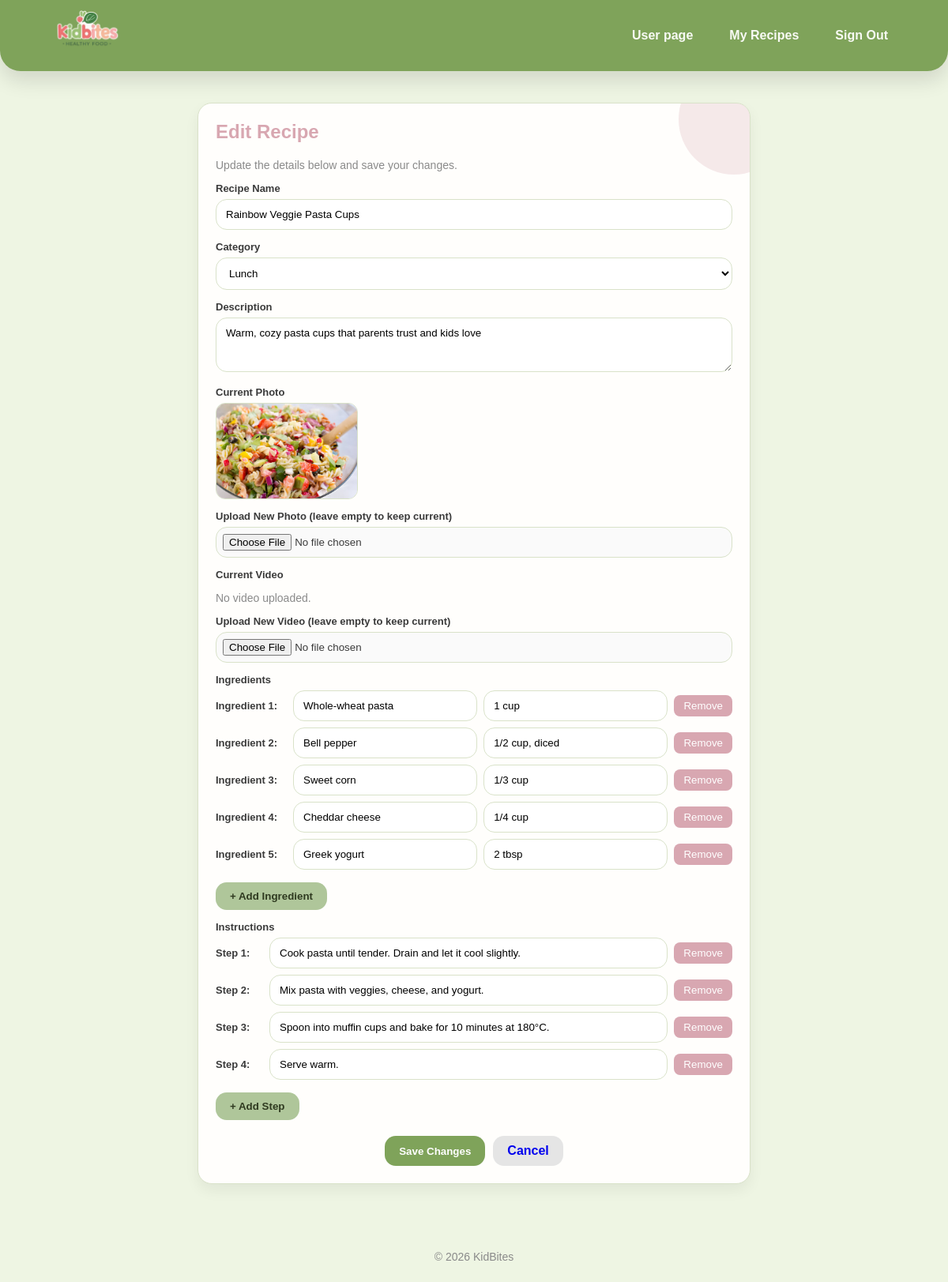
Page /edit-recipe.php?id=1 (signed in) on the committed database.
### tables this page shows
CREATE TABLE `recipe` (
  `id` int(11) NOT NULL,
  `userID` int(11) DEFAULT NULL,
  `categoryID` int(11) DEFAULT NULL,
  `name` varchar(100) DEFAULT NULL,
  `description` text,
  `photoFileName` varchar(255) DEFAULT NULL,
  `videoFilePath` varchar(255) DEFAULT NULL
);

CREATE TABLE `recipecategory` (
  `id` int(11) NOT NULL,
  `categoryName` varchar(50) NOT NULL
);

CREATE TABLE `ingredients` (
  `id` int(11) NOT NULL,
  `recipeID` int(11) DEFAULT NULL,
  `ingredientName` varchar(100) DEFAULT NULL,
  `ingredientQuantity` varchar(50) DEFAULT NULL
);

CREATE TABLE `instructions` (
  `id` int(11) NOT NULL,
  `recipeID` int(11) DEFAULT NULL,
  `step` text,
  `stepOrder` int(11) DEFAULT NULL
);

### edit-recipe.php (the view, shortened to what this page needs)
<?php
include "db.php";
$userID = $_SESSION['userID'];
$recipeID = (int) $_GET['id'];
$stmtRecipe = $conn->prepare(
    "SELECT * FROM recipe WHERE id = ? AND userID = ?"
);
$stmtRecipe->bind_param("ii", $recipeID, $userID);
$stmtRecipe->execute();
$recipe = $stmtRecipe->get_result()->fetch_assoc();
$categoriesResult = $conn->query("SELECT * FROM recipecategory");
$ingredientsResult = $conn->query(
    "SELECT * FROM ingredients WHERE recipeID = $recipeID"
);
$ingredients = [];
while ($row = $ingredientsResult->fetch_assoc()) {
    $ingredients[] = $row;
}
$instructionsResult = $conn->query(
    "SELECT * FROM instructions WHERE recipeID = $recipeID ORDER BY stepOrder ASC"
);
$instructions = [];
while ($row = $instructionsResult->fetch_assoc()) {
    $instructions[] = $row;
}
?>
<!DOCTYPE html>
<html lang="en">
<head>
    <link rel="stylesheet" href="style.css">
</head>
<body>
<header>
    <div class="container header-inner">
        <a class="brand" href="index.php">
            <img src="images/logo.png" alt="KidBites Logo" class="logo">
        </a>
        <nav class="nav">
            <a href="user.php">User page</a>
            <a href="my-recipes.php">My Recipes</a>
            <a href="index.php">Sign Out</a>
        </nav>
    </div>
</header>
<main>
    <div class="container">
        <section class="card" style="max-width:700px; margin:auto;">
            <h2>Edit Recipe</h2>
            <p class="hint">Update the details below and save your changes.</p>
            <form action="process-edit-recipe.php" method="POST" enctype="multipart/form-data">
                <div class="field">
                    <label>Recipe Name</label>
                    <input type="text" name="name"
                           value="<?= htmlspecialchars($recipe['name']) ?>" required>
                </div>
                <div class="field">
                    <label>Category</label>
                    <select name="categoryID" required>
                        <?php while ($cat = $categoriesResult->fetch_assoc()): ?>
                            <option value="<?= $cat['id'] ?>"
                                <?= ($cat['id'] == $recipe['categoryID']) ? 'selected' : '' ?>>
                                <?= htmlspecialchars($cat['categoryName']) ?>
                            </option>
                        <?php endwhile; ?>
                    </select>
                </div>
                <div class="field">
                    <label>Description</label>
                    <textarea name="description" rows="3" required><?= htmlspecialchars($recipe['description']) ?></textarea>
                </div>
                <div class="field">
                    <label>Current Photo</label>
                    <?php if (!empty($recipe['photoFileName'])): ?>
                        <div style="margin-bottom:10px;">
                            <img src="uploads/recipes/<?= htmlspecialchars($recipe['photoFileName']) ?>"
                                 alt="Current photo"
                                 style="width:180px; border-radius:12px; border:1px solid #d9e2c9;">
                        </div>
                    <?php endif; ?>
                    <label>Upload New Photo (leave empty to keep current)</label>
                    <input type="file" name="photo" accept="image/*">
                </div>
                <div class="field">
                    <label>Current Video</label>
                    <?php if (!empty($recipe['videoFilePath'])): ?>
                        <p class="hint">
                            Current video: <strong><?= htmlspecialchars($recipe['videoFilePath']) ?></strong>
                        </p>
                    <?php else: ?>
                        <p class="hint">No video uploaded.</p>
                    <?php endif; ?>
                    <label>Upload New Video (leave empty to keep current)</label>
                    <input type="file" name="video" accept="video/*">
                </div>
                <div class="field">
                    <label>Ingredients</label>
                    <div id="ingredientsContainer">
                        <?php foreach ($ingredients as $i => $ing): ?>
                            <div style="display:flex; align-items:center; gap:8px; margin-bottom:8px;">
                                <span style="font-size:13px; font-weight:700; min-width:90px;">
                                    Ingredient <?= $i + 1 ?>:
                                </span>
                                <input type="text" name="ingredientName[]"
                                       value="<?= htmlspecialchars($ing['ingredientName']) ?>"
                                       required style="flex:1;">
                                <input type="text" name="ingredientQuantity[]"
                                       value="<?= htmlspecialchars($ing['ingredientQuantity']) ?>"
                                       required style="flex:1;">
                                <button type="button" onclick="removeItem(this, 'ingredient')"
                                    style="background:#d8a7b1;color:white;border:none;border-radius:8px;padding:6px 12px;cursor:pointer;">
                                    Remove
                                </button>
                            </div>
                        <?php endforeach; ?>
                    </div>
                    <button type="button" class="btn btn-secondary" onclick="addIngredient()" style="margin-top:8px;">
                        + Add Ingredient
                    </button>
                </div>
                <div class="field">
                    <label>Instructions</label>
                    <div id="stepsContainer">
                        <?php foreach ($instructions as $i => $inst): ?>
                            <div style="display:flex; align-items:center; gap:8px; margin-bottom:8px;">
                                <span style="font-size:13px; font-weight:700; min-width:60px;">
                                    Step <?= $i + 1 ?>:
                                </span>
                                <input type="text" name="step[]"
                                       value="<?= htmlspecialchars($inst['step']) ?>"
                                       required style="flex:1;">
                                <button type="button" onclick="removeItem(this, 'step')"
                                    style="background:#d8a7b1;color:white;border:none;border-radius:8px;padding:6px 12px;cursor:pointer;">
                                    Remove
                                </button>
                            </div>
                        <?php endforeach; ?>
                    </div>
                    <button type="button" class="btn btn-secondary" onclick="addStep()" style="margin-top:8px;">
                        + Add Step
                    </button>
                </div>
                <div class="btn-row" style="justify-content:center; margin-top:20px;">
                    <button class="btn btn-primary" type="submit">Save Changes</button>
                    <a class="btn" href="my-recipes.php" style="text-decoration:none;">Cancel</a>
                </div>
            </form>
        </section>
    </div>
</main>
<footer class="footer">
    © 2026 KidBites
</footer>
</body>
</html>

### style.css (style rules this page uses)
* { box-sizing: border-box; }
body { margin: 0; font-family: Arial, sans-serif; color: #3a3a3a; background: #eef5e3; }
.container { width: 90%; margin: auto; }
header { background: #7fa35a; box-shadow: 0 12px 26px rgba(0,0,0,0.12); border-bottom-left-radius: 26px; border-bottom-right-radius: 26px; padding: 0; }
.header-inner { display: flex; align-items: center; justify-content: space-between; height: 90px; }
.brand { font-size: 22px; font-weight: 800; color: white; text-decoration: none; }
.nav { display: flex; gap: 14px; }
.nav a { color: #f8faf4; text-decoration: none; font-weight: 600; padding: 8px 16px; border-radius: 999px; transition: background 0.25s ease; }
main { padding: 40px 0 60px; }
.card { background: #fffefc; border-radius: 18px; padding: 22px; margin-bottom: 28px; border: 1px solid #d9e2c9; box-shadow: 0 8px 18px rgba(0,0,0,0.06); position: relative; overflow: hidden; }
.card::before { content: ""; position: absolute; top: -50px; right: -50px; width: 140px; height: 140px; background: rgba(216,167,177,0.25); border-radius: 50%; }
h2 { color: #d8a7b1; margin-top: 0; }
.hint { color: #8a8a8a; font-size: 14px; }
.btn { padding: 10px 18px; border-radius: 14px; border: none; cursor: pointer; font-weight: 700; background: #e5e5e5; transition: transform 0.15s ease, box-shadow 0.15s ease; }
.btn-primary { background: #7fa35a; color: white; }
.btn-secondary { background: #afc69a; color: #2f3a20; }
.btn-row { display: flex; gap: 10px; flex-wrap: wrap; }
.field { margin-bottom: 14px; }
label { display: block; font-weight: 700; font-size: 13px; margin-bottom: 6px; }
input, select, textarea { width: 100%; padding: 11px 12px; border-radius: 14px; border: 1px solid #d9e2c9; background: white; font-family: inherit; }
input[type="file"] { padding: 8px; background: #fafafa; }
footer { text-align: center; padding: 24px 0; font-size: 14px; color: #8a8a8a; }
.logo { max-height: 150px; width: auto; }

### rows in the picture
recipe: name "Rainbow Veggie Pasta Cups", categoryID "Lunch", description "Warm, cozy pasta cups that parents trust and kids love", photoFileName (picture)
ingredients: ingredientName "Whole-wheat pasta", ingredientQuantity "1 cup"
ingredients: ingredientName "Bell pepper", ingredientQuantity "1/2 cup, diced"
ingredients: ingredientName "Sweet corn", ingredientQuantity "1/3 cup"
ingredients: ingredientName "Cheddar cheese", ingredientQuantity "1/4 cup"
ingredients: ingredientName "Greek yogurt", ingredientQuantity "2 tbsp"
instructions: step "Cook pasta until tender. Drain and let it cool slightly."
instructions: step "Mix pasta with veggies, cheese, and yogurt."
instructions: step "Spoon into muffin cups and bake for 10 minutes at 180°C."
instructions: step "Serve warm."
